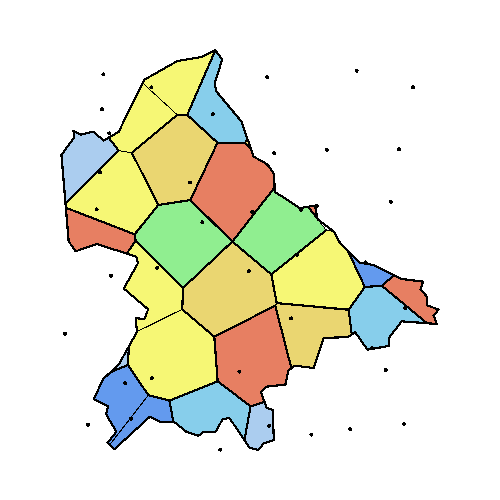
#> input picture app/gen_planner/python/src/test.gif, 500 x 500 px
$ jupyter execute --allow-errors test_gdf_to_blocks.ipynb   (shell and % lines are left out)
#> lines starting #> are read from the running program, lines starting #| are printed output that depends on the picture
[cell 1]
zone_colors = {
    "residential": "#FFD700",  # жёлтый
    "industrial": "#6A5ACD",  # синий в фиолетовый
    "business": "#FF8C00",  # оранжевый
    "recreation": "#ADFF2F",  # светло-зелёный
    "transport": "#A9A9A9",  # серый
    "agriculture": "#20B2AA",  # сине-зелёный
    "special": "#8B4513",  # коричневый
}
zone_translation = {
    "residential": "Жилые зоны",
    "industrial": "Промышленные зоны",
    "business": "Общественно-деловые зоны",
    "recreation": "Рекреационные зоны",
    "transport": "Зоны транспортной инфраструктуры",
    "agriculture": "Зоны сельскохозяйственного назначения",
    "special": "Зоны специального назначения",
}
wrapped_translation = {
    "residential": "Жилые зоны",
    "business": "Общественно-\nделовые зоны",
    "recreation": "Рекреационные зоны",
    "transport": "Зоны транспортной\nинфраструктуры",
    "agriculture": "Зоны\nсельскохозяйственного\nназначения",
    "special": "Зоны специального\nназначения",
    "industrial": "Промышленные зоны",
}

[cell 2]

from app.gen_planner.python.src.utils import territory_splitter
from app.gen_planner.python.src import GenPlanner, basic_func_zone, func_zones, terr_zones
import geopandas as gpd
import os
from shapely import Point
import pandas as pd

if os.path.exists("rust_data/conv.csv"):
    os.remove("rust_data/conv.csv")
#> (the rest of this cell did not finish here and is left out)

[cell 3]
from matplotlib.patches import Patch
import matplotlib.pyplot as plt
import contextily as ctx
from matplotlib.lines import Line2D

# Перевод в Web Mercator (обязательно для contextily)
#> (the rest of this cell did not finish here and is left out)

[cell 4]
from matplotlib.lines import Line2D

from matplotlib.patches import Patch
import matplotlib.pyplot as plt
import contextily as ctx

# Подготовка
#> (the rest of this cell did not finish here and is left out)

[cell 5]
from PIL import Image, ImageDraw, ImageFont
import os
import numpy as np


def gif_to_collage(gif_path, num_frames=9, output_path="collage.png", grid=None,
                   collage_size=(2000, 1300), font_path="Raleway-Medium.ttf"):
#> called with gif_path = 'test.gif', num_frames = 9, output_path = 'collage.png', collage_size = (2000, 1300), font_path = 'Raleway-Medium.ttf'
    gif = Image.open(gif_path)
#> gif is the input picture: PIL image 500x500 P; mean R, G, B 233.9, 234.3, 216.2
    total_frames = gif.n_frames
#> total_frames = 250

    # Экспоненциальное распределение индексов кадров
    exp_range = np.logspace(0, 1, num=num_frames, base=40.0) - 1
    exp_range = exp_range / exp_range.max() * (total_frames - 1)
#> exp_range = [0, 3.74, 9.67, 19.08, 34, 57.65, 95.17, 154.7, 249]
    selected_indices = sorted(set(int(i) for i in exp_range))
#> selected_indices = [0, 3, 9, 19, 33, 57, 95, 154, 249]

    # Гарантировать последний кадр
    if (total_frames - 1) not in selected_indices:
        selected_indices[-1] = total_frames - 1

    if grid is None:
        cols = int(num_frames ** 0.5)
        rows = (num_frames + cols - 1) // cols
    else:
        cols, rows = grid

    collage_width, collage_height = collage_size
    cell_width = collage_width // cols
    cell_height = collage_height // rows

    font_size = min(cell_width, cell_height) // 8
    font = ImageFont.truetype(font_path, font_size)

    collage = Image.new("RGB", (collage_width, collage_height), "white")
#> collage: PIL image 2000x1300 RGB; every value is 255
    draw_collage = ImageDraw.Draw(collage)

    for index, frame_idx in enumerate(selected_indices):
        gif.seek(frame_idx)
        frame = gif.copy().convert("RGB")

        # Сохраняем пропорции при масштабировании
        frame_ratio = frame.width / frame.height
        cell_ratio = cell_width / cell_height

        if frame_ratio > cell_ratio:
            new_width = cell_width
            new_height = int(cell_width / frame_ratio)
        else:
            new_height = cell_height
            new_width = int(cell_height * frame_ratio)

        frame_resized = frame.resize((new_width, new_height), Image.LANCZOS)

        # Центрируем изображение в ячейке
        x_cell = (index % cols) * cell_width
        y_cell = (index // cols) * cell_height
        x_offset = x_cell + (cell_width - new_width) // 2
        y_offset = y_cell + (cell_height - new_height) // 2

        # Вставляем кадр
        collage.paste(frame_resized, (x_offset, y_offset))

        # Добавляем текст
        draw_frame = ImageDraw.Draw(collage)
        draw_frame.text((x_offset + 50, y_offset + 10), f"Итерация {frame_idx}", fill="black", font=font)

        # Рамка по границе ячейки
        draw_collage.rectangle(
            [x_cell, y_cell, x_cell + cell_width - 1, y_cell + cell_height - 1],
            outline="black",
            width=1  # тонкая рамка
        )
#> this loop made 9 passes
#> (frame_idx, x_cell, y_cell, x_offset, y_offset) on passes 1 to 9: (0, 0, 0, 116, 0), (3, 666, 0, 782, 0), (9, 1332, 0, 1448, 0), (19, 0, 433, 116, 433), (33, 666, 433, 782, 433), (57, 1332, 433, 1448, 433), (95, 0, 866, 116, 866), (154, 666, 866, 782, 866), (249, 1332, 866, 1448, 866)
#> pass 1, in gif_to_collage, `frame_resized = frame.resize((new_width, new_height), Image.LANCZOS)`:
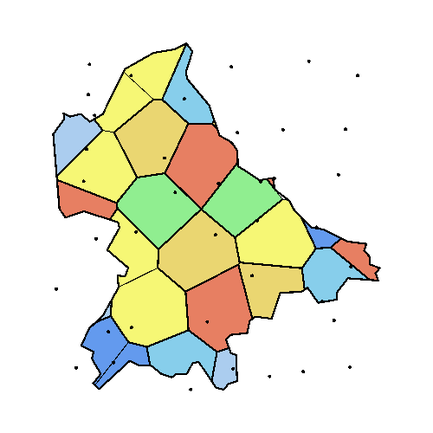
#> frame_resized: PIL image 433x433 RGB; mean R, G, B 234.1, 234.5, 216.4
#> pass 2, in gif_to_collage, `frame = gif.copy().convert("RGB")`:
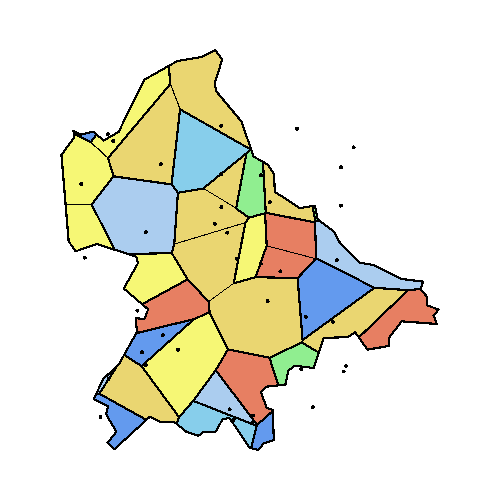
#> frame: PIL image 500x500 RGB; mean R, G, B 233.2, 232.1, 217.3
#> pass 2, in gif_to_collage, `frame_resized = frame.resize((new_width, new_height), Image.LANCZOS)`:
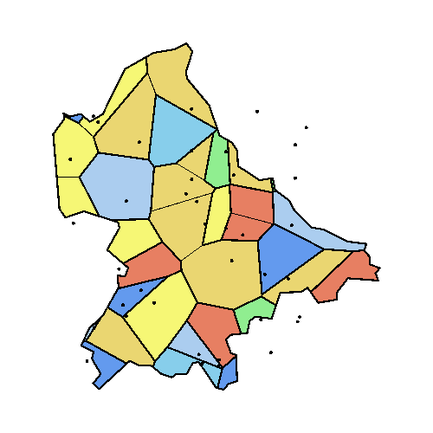
#> frame_resized: PIL image 433x433 RGB; mean R, G, B 233.5, 232.4, 217.6
#> pass 3, in gif_to_collage, `frame = gif.copy().convert("RGB")`:
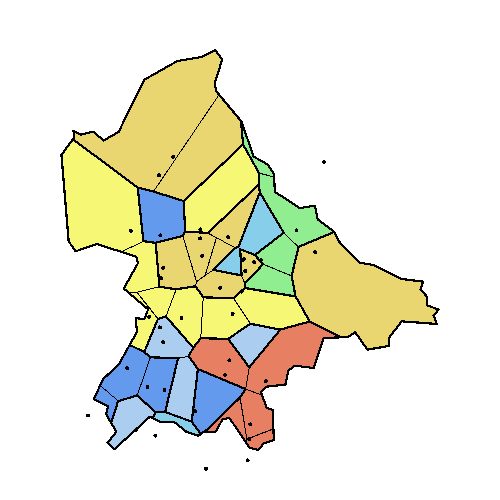
#> frame: PIL image 500x500 RGB; mean R, G, B 234.7, 234.1, 215.5
#> after the loop:
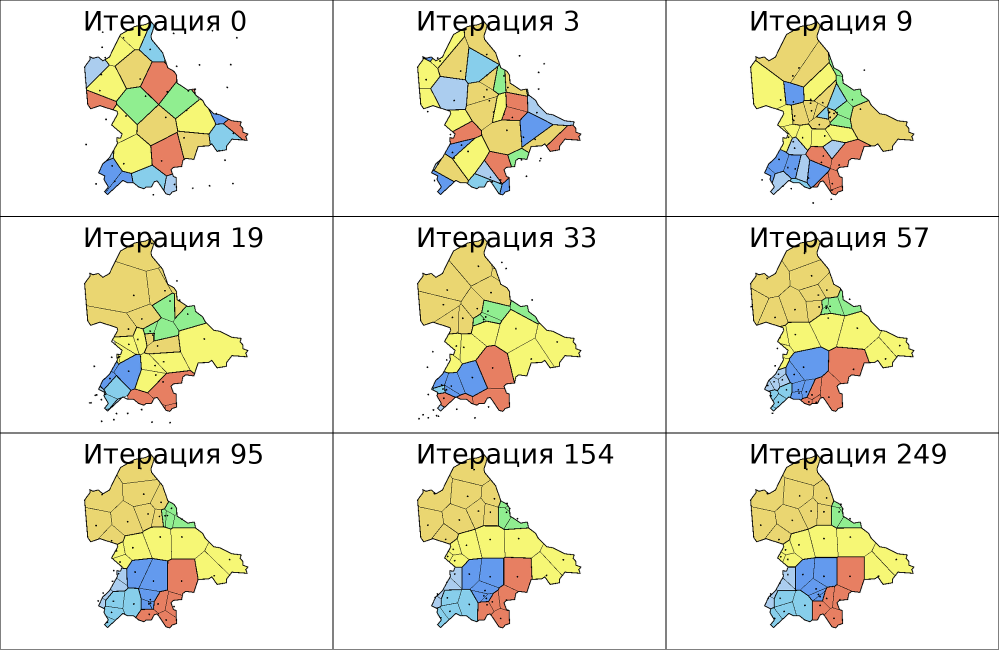
#> collage: PIL image 2000x1300 RGB (shown at 1/2 size); mean R, G, B 237.2, 236.3, 224
#> after the loop:
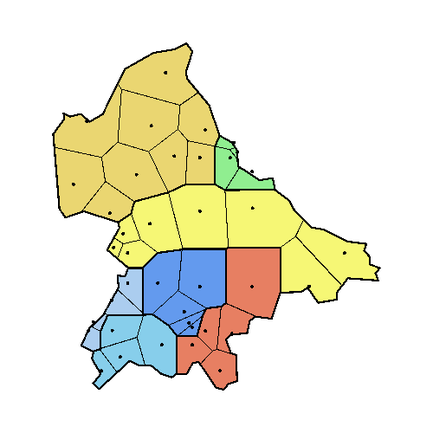
#> frame_resized: PIL image 433x433 RGB; mean R, G, B 235.9, 234.4, 216.5
#> after the loop:
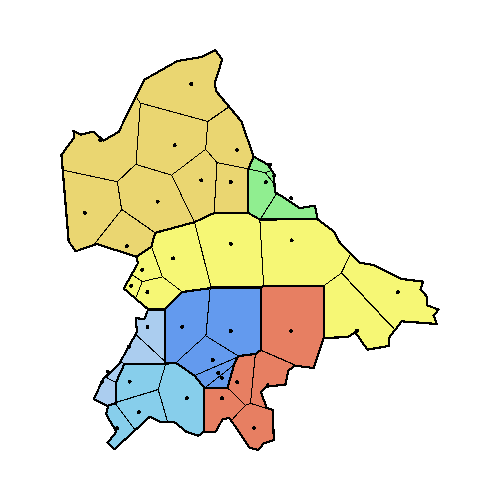
#> gif: PIL image 500x500 RGB; mean R, G, B 235.8, 234.3, 216.3

    collage.save(output_path)
    print(f"Коллаж сохранён в {output_path}")


# Пример использования
gif_to_collage("test.gif", num_frames=9, output_path="collage.png")
